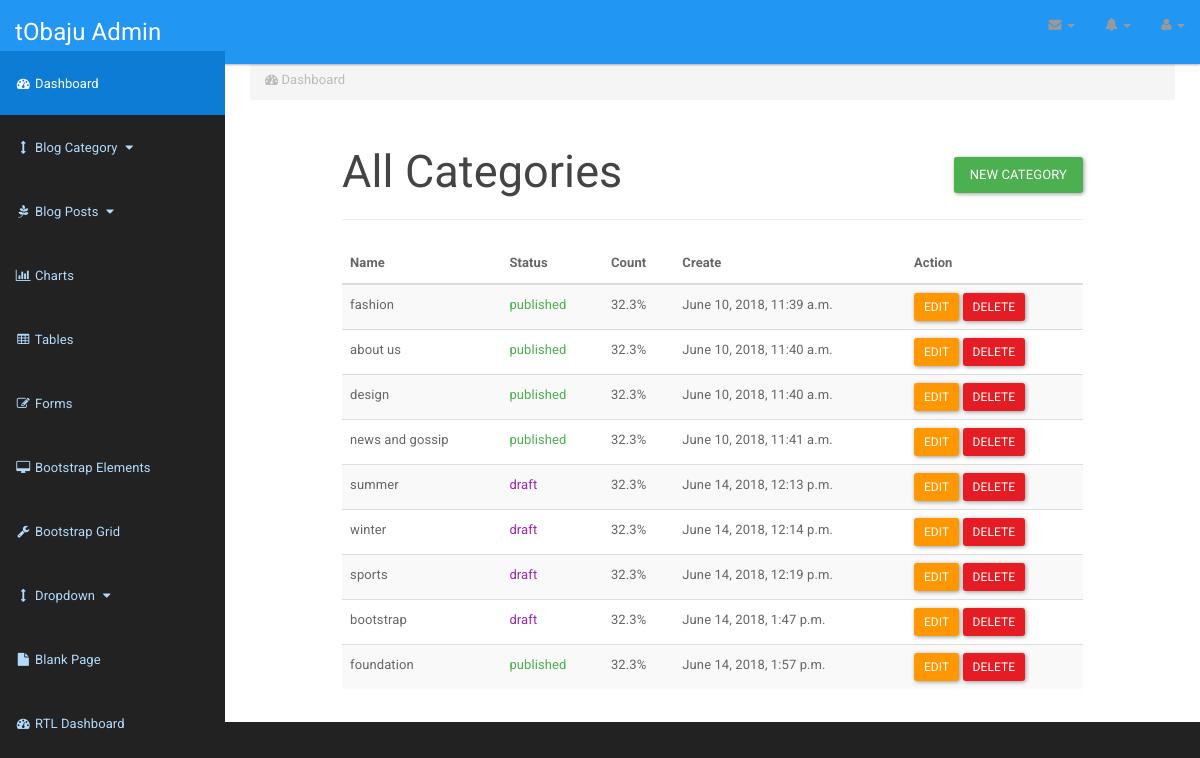
/dashboard/blog_categories/, run on an earlier commit of the app's database.
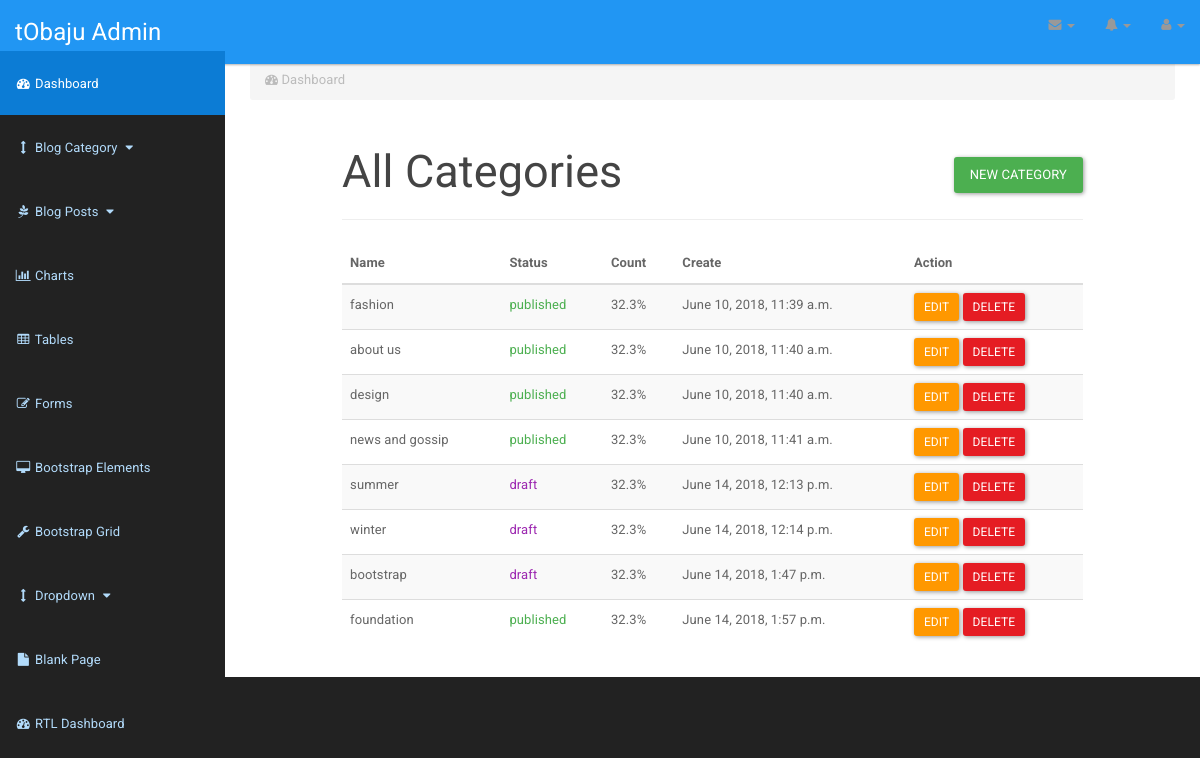
And on a later commit of the database.
### blog/models.py (models this page shows, shortened)
class PostCategory(models.Model):
    CHOICES = (
        ('draft', 'Draft'),
        ('published', 'Published'),
    )
    name = models.CharField(max_length=250)
    description = models.TextField()
    image = models.ImageField(upload_to='blog/category/%Y/%m/%d/')
    status = models.CharField(choices=CHOICES, max_length=20)
    create = models.DateTimeField(auto_now_add=True)
    update = models.DateTimeField(auto_now=True)
    class Meta:
        verbose_name = 'category'
        verbose_name_plural = 'Post Categories'

### dashboard/views.py (the view)
def blog_categories(request):
    categories = PostCategory.objects.all()
    template = 'dashboard/blog/category/categories.html'
    context = {
        'categories': categories,
    }
    return render(request, template, context)

### templates/dashboard/blog/category/categories.html (shortened to what this page needs)
{% extends 'dashboard/dashboard-base.html' %}
{% block content %}
    <div class="col-md-10 col-md-offset-1">
        <h2>All Categories <span class="pull-right"><a href="{% url 'dashboard:add_blog_category' %}" class="btn btn-success">New Category</a></span></h2>
        <hr/>
        <div class="table-responsive">
            <table class="table table-hover table-striped">
                <thead>
                <tr>
                    <th>Name</th>
                    <th>Status</th>
                    <th>Count</th>
                    <th>Create</th>
                    <th>Action</th>
                </tr>
                </thead>
                <tbody>
                {% for category in categories %}
                    <tr>
                        <td>{{ category.name }}</td>
                        <td class="{% if category.status == 'published' %}text-success{% else %}text-info{% endif %}">{{ category.status }}</td>
                        <td>32.3%</td>
                        <td>{{ category.create }}</td>
                        <td><a href="{% url 'dashboard:edit_blog_category' category.pk %}" class="btn btn-warning btn-sm">Edit</a> <a href="{% url 'dashboard:delete_blog_category' category.pk %}"
                                                                                    class="btn btn-danger btn-sm" onclick="return confirm_delete()">Delete</a>
                        </td>
                    </tr>
                {% endfor %}
                </tbody>
            </table>
        </div>
    </div>
{% endblock %}

### templates/dashboard/dashboard-base.html (shortened to what this page needs)
<!DOCTYPE html>
<html lang="en">
{% load static %}
<head>
    <link href="{% static 'dashboard/css/bootstrap.min.css' %}" rel="stylesheet">
    <link href="{% static 'dashboard/css/sb-admin.css' %}" rel="stylesheet">
    <link href="{% static 'dashboard/css/plugins/morris.css' %}" rel="stylesheet">
    <link href="{% static 'dashboard/css/custom.css' %}" rel="stylesheet">
    <link href="{% static 'dashboard/font-awesome/css/font-awesome.min.css' %}" rel="stylesheet" type="text/css">
</head>
<body>
<div id="wrapper">
    {% include 'dashboard/inc/navbar.html' %}
    <div id="page-wrapper">
        <div class="container-fluid">
            <div class="row">
                <div class="col-lg-12">
                    {% include 'dashboard/inc/breadcrumb.html' %}
                </div>
            </div>
            <div class="row">
                <div class="col-lg-12">
                </div>
            </div>
            {% block content %}
            {% endblock %}
        </div>
    </div>
</div>
</body>
</html>

### templates/dashboard/inc/navbar.html (shortened to what this page needs)
<nav class="navbar navbar-inverse navbar-fixed-top" role="navigation">
    <div class="navbar-header">
        <a class="navbar-brand" href="{% url 'dashboard:dashboard' %}">tObaju Admin</a>
    </div>
    {% include 'dashboard/inc/_user_info.html' %}
    <div class="collapse navbar-collapse navbar-ex1-collapse">
        <ul class="nav navbar-nav side-nav">
            <li class="active">
                <a href="{% url 'dashboard:dashboard' %}"><i class="fa fa-fw fa-dashboard"></i> Dashboard</a>
            </li>
            <li>
                <a href="javascript:;" data-toggle="collapse" data-target="#blog_categories"><i class="fa fa-fw fa-arrows-v"></i>
                    Blog Category <i class="fa fa-fw fa-caret-down"></i></a>
            </li>
            <li>
                <a href="javascript:;" data-toggle="collapse" data-target="#blog_posts"><i class="fa fa-fw fa-pagelines"></i>
                    Blog Posts <i class="fa fa-fw fa-caret-down"></i></a>
            </li>
            <li>
                <a href="charts.html"><i class="fa fa-fw fa-bar-chart-o"></i> Charts</a>
            </li>
            <li>
                <a href="tables.html"><i class="fa fa-fw fa-table"></i> Tables</a>
            </li>
            <li>
                <a href="forms.html"><i class="fa fa-fw fa-edit"></i> Forms</a>
            </li>
            <li>
                <a href="bootstrap-elements.html"><i class="fa fa-fw fa-desktop"></i> Bootstrap Elements</a>
            </li>
            <li>
                <a href="bootstrap-grid.html"><i class="fa fa-fw fa-wrench"></i> Bootstrap Grid</a>
            </li>
            <li>
                <a href="javascript:;" data-toggle="collapse" data-target="#demo"><i class="fa fa-fw fa-arrows-v"></i>
                    Dropdown <i class="fa fa-fw fa-caret-down"></i></a>
            </li>
            <li>
                <a href="blank-page.html"><i class="fa fa-fw fa-file"></i> Blank Page</a>
            </li>
            <li>
                <a href="index-rtl.html"><i class="fa fa-fw fa-dashboard"></i> RTL Dashboard</a>
            </li>
        </ul>
    </div>
</nav>

### templates/dashboard/inc/_user_info.html (shortened to what this page needs)
<ul class="nav navbar-right top-nav">
    <li class="dropdown">
        <a href="#" class="dropdown-toggle" data-toggle="dropdown"><i class="fa fa-envelope"></i> <b
                class="caret"></b></a>
    </li>
    <li class="dropdown">
        <a href="#" class="dropdown-toggle" data-toggle="dropdown"><i class="fa fa-bell"></i> <b class="caret"></b></a>
    </li>
    <li class="dropdown">
        <a href="#" class="dropdown-toggle" data-toggle="dropdown"><i class="fa fa-user"></i> {{ current_user.first_name }} {{ current_user.last_name }} <b
                class="caret"></b></a>
    </li>
</ul>

### templates/dashboard/inc/breadcrumb.html (shortened to what this page needs)
<ol class="breadcrumb">
    <li class="active">
        <i class="fa fa-dashboard"></i> Dashboard
    </li>
</ol>

### static/dashboard/css/sb-admin.css (style rules this page uses)
body { margin-top: 100px; background-color: #222; }
@media (min-width:768px) { body { margin-top: 50px; } }
#wrapper { padding-left: 0; }
#page-wrapper { width: 100%; padding: 0; background-color: #fff; }
@media (min-width:768px) { #wrapper { padding-left: 225px; } }
@media (min-width:768px) { #page-wrapper { padding: 10px; } }
.top-nav { padding: 0 15px; }
.top-nav>li { display: inline-block; float: left; }
.top-nav>li>a { padding-top: 15px; padding-bottom: 15px; line-height: 20px; color: #999; }
@media (min-width:768px) { .side-nav { position: fixed; top: 51px; left: 225px; width: 225px; margin-left: -225px; border: none; border-radius: 0; overflow-y: auto; background-color: #222; bottom: 0; overflow-x: hidden; padding-bottom: 40px; } }
@media (min-width:768px) { .side-nav>li>a { width: 225px; } }

What changed in the data, as far as the page shows it:
removed PostCategory: name "sports", status "draft", create "June 14, 2018, 12:19 p.m."
